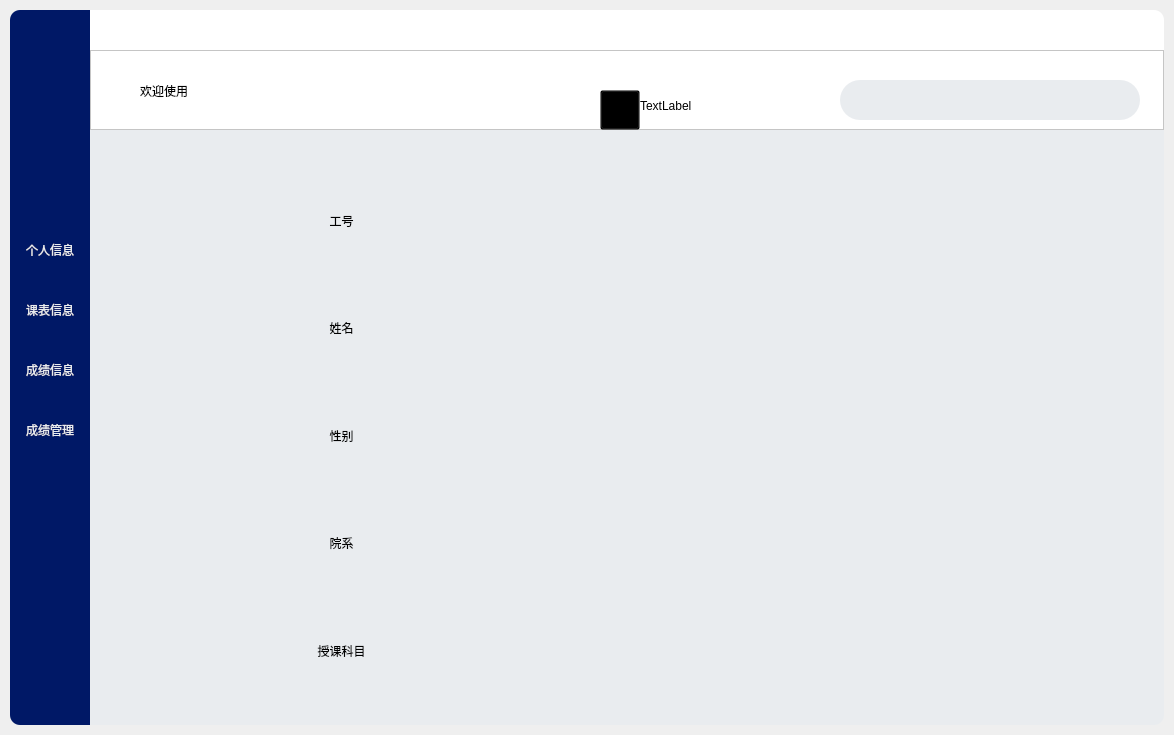
<?xml version="1.0" encoding="UTF-8"?>
<ui version="4.0">
 <class>Form</class>
 <widget class="QWidget" name="Form">
  <property name="geometry">
   <rect>
    <x>0</x>
    <y>0</y>
    <width>1174</width>
    <height>735</height>
   </rect>
  </property>
  <property name="sizePolicy">
   <sizepolicy hsizetype="Fixed" vsizetype="Fixed">
    <horstretch>0</horstretch>
    <verstretch>0</verstretch>
   </sizepolicy>
  </property>
  <property name="windowTitle">
   <string>Form</string>
  </property>
  <widget class="QFrame" name="leftFream">
   <property name="geometry">
    <rect>
     <x>10</x>
     <y>10</y>
     <width>80</width>
     <height>715</height>
    </rect>
   </property>
   <property name="sizePolicy">
    <sizepolicy hsizetype="Fixed" vsizetype="Fixed">
     <horstretch>0</horstretch>
     <verstretch>0</verstretch>
    </sizepolicy>
   </property>
   <property name="styleSheet">
    <string notr="true">background-color: rgb(0, 24, 102);
border-top-left-radius:10px;
border-bottom-left-radius:10px;</string>
   </property>
   <property name="frameShape">
    <enum>QFrame::StyledPanel</enum>
   </property>
   <property name="frameShadow">
    <enum>QFrame::Raised</enum>
   </property>
   <widget class="QLabel" name="headLable">
    <property name="geometry">
     <rect>
      <x>0</x>
      <y>40</y>
      <width>80</width>
      <height>80</height>
     </rect>
    </property>
    <property name="sizePolicy">
     <sizepolicy hsizetype="Fixed" vsizetype="Fixed">
      <horstretch>0</horstretch>
      <verstretch>0</verstretch>
     </sizepolicy>
    </property>
    <property name="text">
     <string/>
    </property>
   </widget>
   <widget class="QPushButton" name="leftButton2">
    <property name="geometry">
     <rect>
      <x>0</x>
      <y>270</y>
      <width>80</width>
      <height>60</height>
     </rect>
    </property>
    <property name="sizePolicy">
     <sizepolicy hsizetype="Fixed" vsizetype="Fixed">
      <horstretch>0</horstretch>
      <verstretch>0</verstretch>
     </sizepolicy>
    </property>
    <property name="styleSheet">
     <string notr="true">color: rgb(233,236,239);
font: 12pt &quot;微软雅黑&quot;;
border-top-left-radius:0px;
border-bottom-left-radius:0px;</string>
    </property>
    <property name="text">
     <string>课表信息</string>
    </property>
   </widget>
   <widget class="QPushButton" name="leftButton4">
    <property name="geometry">
     <rect>
      <x>0</x>
      <y>390</y>
      <width>80</width>
      <height>60</height>
     </rect>
    </property>
    <property name="sizePolicy">
     <sizepolicy hsizetype="Fixed" vsizetype="Fixed">
      <horstretch>0</horstretch>
      <verstretch>0</verstretch>
     </sizepolicy>
    </property>
    <property name="styleSheet">
     <string notr="true">color: rgb(233,236,239);
font: 12pt &quot;微软雅黑&quot;;
border-top-left-radius:0px;
border-bottom-left-radius:0px;</string>
    </property>
    <property name="text">
     <string>成绩管理</string>
    </property>
   </widget>
   <widget class="QPushButton" name="leftButton1">
    <property name="geometry">
     <rect>
      <x>0</x>
      <y>210</y>
      <width>80</width>
      <height>60</height>
     </rect>
    </property>
    <property name="styleSheet">
     <string notr="true">color: rgb(233,236,239);
font: 12pt &quot;微软雅黑&quot;;
border-top-left-radius:0px;
border-bottom-left-radius:0px;</string>
    </property>
    <property name="text">
     <string>个人信息</string>
    </property>
   </widget>
   <widget class="QPushButton" name="leftButton3">
    <property name="geometry">
     <rect>
      <x>0</x>
      <y>330</y>
      <width>80</width>
      <height>60</height>
     </rect>
    </property>
    <property name="sizePolicy">
     <sizepolicy hsizetype="Fixed" vsizetype="Fixed">
      <horstretch>0</horstretch>
      <verstretch>0</verstretch>
     </sizepolicy>
    </property>
    <property name="styleSheet">
     <string notr="true">color: rgb(233,236,239);
font: 12pt &quot;微软雅黑&quot;;
border-top-left-radius:0px;
border-bottom-left-radius:0px;</string>
    </property>
    <property name="text">
     <string>成绩信息</string>
    </property>
   </widget>
  </widget>
  <widget class="QFrame" name="topFream">
   <property name="geometry">
    <rect>
     <x>90</x>
     <y>10</y>
     <width>1074</width>
     <height>40</height>
    </rect>
   </property>
   <property name="sizePolicy">
    <sizepolicy hsizetype="Fixed" vsizetype="Fixed">
     <horstretch>0</horstretch>
     <verstretch>0</verstretch>
    </sizepolicy>
   </property>
   <property name="styleSheet">
    <string notr="true">background-color: rgb(255, 255, 255);
border-top-right-radius:10px;
</string>
   </property>
   <property name="frameShape">
    <enum>QFrame::StyledPanel</enum>
   </property>
   <property name="frameShadow">
    <enum>QFrame::Raised</enum>
   </property>
   <widget class="QPushButton" name="lineButton">
    <property name="geometry">
     <rect>
      <x>984</x>
      <y>0</y>
      <width>40</width>
      <height>40</height>
     </rect>
    </property>
    <property name="sizePolicy">
     <sizepolicy hsizetype="Fixed" vsizetype="Fixed">
      <horstretch>0</horstretch>
      <verstretch>0</verstretch>
     </sizepolicy>
    </property>
    <property name="text">
     <string/>
    </property>
   </widget>
   <widget class="QPushButton" name="closeButton">
    <property name="geometry">
     <rect>
      <x>1024</x>
      <y>0</y>
      <width>40</width>
      <height>40</height>
     </rect>
    </property>
    <property name="text">
     <string/>
    </property>
   </widget>
   <zorder>closeButton</zorder>
   <zorder>lineButton</zorder>
  </widget>
  <widget class="QFrame" name="midFream">
   <property name="geometry">
    <rect>
     <x>90</x>
     <y>50</y>
     <width>1074</width>
     <height>80</height>
    </rect>
   </property>
   <property name="sizePolicy">
    <sizepolicy hsizetype="Fixed" vsizetype="Fixed">
     <horstretch>0</horstretch>
     <verstretch>0</verstretch>
    </sizepolicy>
   </property>
   <property name="styleSheet">
    <string notr="true">background-color: rgb(255, 255, 255);
</string>
   </property>
   <property name="frameShape">
    <enum>QFrame::StyledPanel</enum>
   </property>
   <property name="frameShadow">
    <enum>QFrame::Raised</enum>
   </property>
   <widget class="QLabel" name="midlabel">
    <property name="geometry">
     <rect>
      <x>50</x>
      <y>20</y>
      <width>181</width>
      <height>41</height>
     </rect>
    </property>
    <property name="styleSheet">
     <string notr="true">font: 700 25pt &quot;微软雅黑&quot;;</string>
    </property>
    <property name="text">
     <string>欢迎使用</string>
    </property>
   </widget>
   <widget class="QLineEdit" name="lineEdit">
    <property name="geometry">
     <rect>
      <x>750</x>
      <y>30</y>
      <width>300</width>
      <height>40</height>
     </rect>
    </property>
    <property name="sizePolicy">
     <sizepolicy hsizetype="Fixed" vsizetype="Fixed">
      <horstretch>0</horstretch>
      <verstretch>0</verstretch>
     </sizepolicy>
    </property>
    <property name="contextMenuPolicy">
     <enum>Qt::PreventContextMenu</enum>
    </property>
    <property name="styleSheet">
     <string notr="true">background-color: rgb(233, 236, 239);
font: 15pt &quot;微软雅黑&quot;;
border:2px;
border-color: rgb(0,24,102);
border-radius:20px;
</string>
    </property>
    <property name="text">
     <string/>
    </property>
    <property name="maxLength">
     <number>15</number>
    </property>
    <property name="echoMode">
     <enum>QLineEdit::Normal</enum>
    </property>
    <property name="cursorPosition">
     <number>0</number>
    </property>
   </widget>
   <widget class="QPushButton" name="screenButton">
    <property name="geometry">
     <rect>
      <x>510</x>
      <y>40</y>
      <width>40</width>
      <height>40</height>
     </rect>
    </property>
    <property name="sizePolicy">
     <sizepolicy hsizetype="Fixed" vsizetype="Fixed">
      <horstretch>0</horstretch>
      <verstretch>0</verstretch>
     </sizepolicy>
    </property>
    <property name="focusPolicy">
     <enum>Qt::NoFocus</enum>
    </property>
    <property name="styleSheet">
     <string notr="true">background-color: rgba(0, 0, 0, 0);
selection-background-color: rgb(231,244,255);</string>
    </property>
    <property name="text">
     <string/>
    </property>
   </widget>
   <widget class="QLabel" name="label">
    <property name="geometry">
     <rect>
      <x>550</x>
      <y>40</y>
      <width>161</width>
      <height>31</height>
     </rect>
    </property>
    <property name="sizePolicy">
     <sizepolicy hsizetype="Fixed" vsizetype="Fixed">
      <horstretch>0</horstretch>
      <verstretch>0</verstretch>
     </sizepolicy>
    </property>
    <property name="styleSheet">
     <string notr="true">
font: 15pt &quot;幼圆&quot;;</string>
    </property>
    <property name="text">
     <string>TextLabel</string>
    </property>
   </widget>
   <zorder>midlabel</zorder>
   <zorder>lineEdit</zorder>
   <zorder>label</zorder>
   <zorder>screenButton</zorder>
  </widget>
  <widget class="QFrame" name="mainFream">
   <property name="geometry">
    <rect>
     <x>90</x>
     <y>130</y>
     <width>1074</width>
     <height>595</height>
    </rect>
   </property>
   <property name="sizePolicy">
    <sizepolicy hsizetype="Fixed" vsizetype="Fixed">
     <horstretch>0</horstretch>
     <verstretch>0</verstretch>
    </sizepolicy>
   </property>
   <property name="styleSheet">
    <string notr="true">background-color: rgb(233, 236, 239);

border-bottom-right-radius:10px;</string>
   </property>
   <property name="frameShape">
    <enum>QFrame::StyledPanel</enum>
   </property>
   <property name="frameShadow">
    <enum>QFrame::Raised</enum>
   </property>
   <widget class="QPushButton" name="pushButton">
    <property name="geometry">
     <rect>
      <x>0</x>
      <y>0</y>
      <width>0</width>
      <height>0</height>
     </rect>
    </property>
    <property name="text">
     <string/>
    </property>
   </widget>
   <widget class="QTableView" name="tableView">
    <property name="geometry">
     <rect>
      <x>0</x>
      <y>0</y>
      <width>0</width>
      <height>0</height>
     </rect>
    </property>
   </widget>
   <widget class="QWidget" name="gridLayoutWidget">
    <property name="geometry">
     <rect>
      <x>130</x>
      <y>40</y>
      <width>491</width>
      <height>531</height>
     </rect>
    </property>
    <layout class="QGridLayout" name="gridLayout">
     <item row="0" column="0">
      <widget class="QLabel" name="l1">
       <property name="styleSheet">
        <string notr="true">font: 20pt &quot;幼圆&quot;;</string>
       </property>
       <property name="text">
        <string>工号</string>
       </property>
       <property name="alignment">
        <set>Qt::AlignCenter</set>
       </property>
      </widget>
     </item>
     <item row="2" column="0">
      <widget class="QLabel" name="l3">
       <property name="styleSheet">
        <string notr="true">font: 20pt &quot;幼圆&quot;;</string>
       </property>
       <property name="text">
        <string>性别</string>
       </property>
       <property name="alignment">
        <set>Qt::AlignCenter</set>
       </property>
      </widget>
     </item>
     <item row="3" column="0">
      <widget class="QLabel" name="l4">
       <property name="styleSheet">
        <string notr="true">font: 20pt &quot;幼圆&quot;;</string>
       </property>
       <property name="text">
        <string>院系</string>
       </property>
       <property name="alignment">
        <set>Qt::AlignCenter</set>
       </property>
      </widget>
     </item>
     <item row="4" column="0">
      <widget class="QLabel" name="l5">
       <property name="styleSheet">
        <string notr="true">font: 20pt &quot;幼圆&quot;;</string>
       </property>
       <property name="text">
        <string>授课科目</string>
       </property>
       <property name="alignment">
        <set>Qt::AlignCenter</set>
       </property>
      </widget>
     </item>
     <item row="1" column="0">
      <widget class="QLabel" name="l2">
       <property name="styleSheet">
        <string notr="true">font: 20pt &quot;幼圆&quot;;</string>
       </property>
       <property name="text">
        <string>姓名</string>
       </property>
       <property name="alignment">
        <set>Qt::AlignCenter</set>
       </property>
      </widget>
     </item>
     <item row="0" column="1">
      <widget class="QLabel" name="r1">
       <property name="styleSheet">
        <string notr="true">font: 20pt &quot;幼圆&quot;;</string>
       </property>
       <property name="text">
        <string/>
       </property>
      </widget>
     </item>
     <item row="1" column="1">
      <widget class="QLabel" name="r2">
       <property name="styleSheet">
        <string notr="true">font: 20pt &quot;幼圆&quot;;</string>
       </property>
       <property name="text">
        <string/>
       </property>
      </widget>
     </item>
     <item row="2" column="1">
      <widget class="QLabel" name="r3">
       <property name="styleSheet">
        <string notr="true">font: 20pt &quot;幼圆&quot;;</string>
       </property>
       <property name="text">
        <string/>
       </property>
      </widget>
     </item>
     <item row="3" column="1">
      <widget class="QLabel" name="r4">
       <property name="styleSheet">
        <string notr="true">font: 20pt &quot;幼圆&quot;;</string>
       </property>
       <property name="text">
        <string/>
       </property>
      </widget>
     </item>
     <item row="4" column="1">
      <widget class="QLabel" name="r5">
       <property name="styleSheet">
        <string notr="true">font: 20pt &quot;幼圆&quot;;</string>
       </property>
       <property name="text">
        <string/>
       </property>
      </widget>
     </item>
    </layout>
   </widget>
  </widget>
 </widget>
 <resources/>
 <connections/>
</ui>
